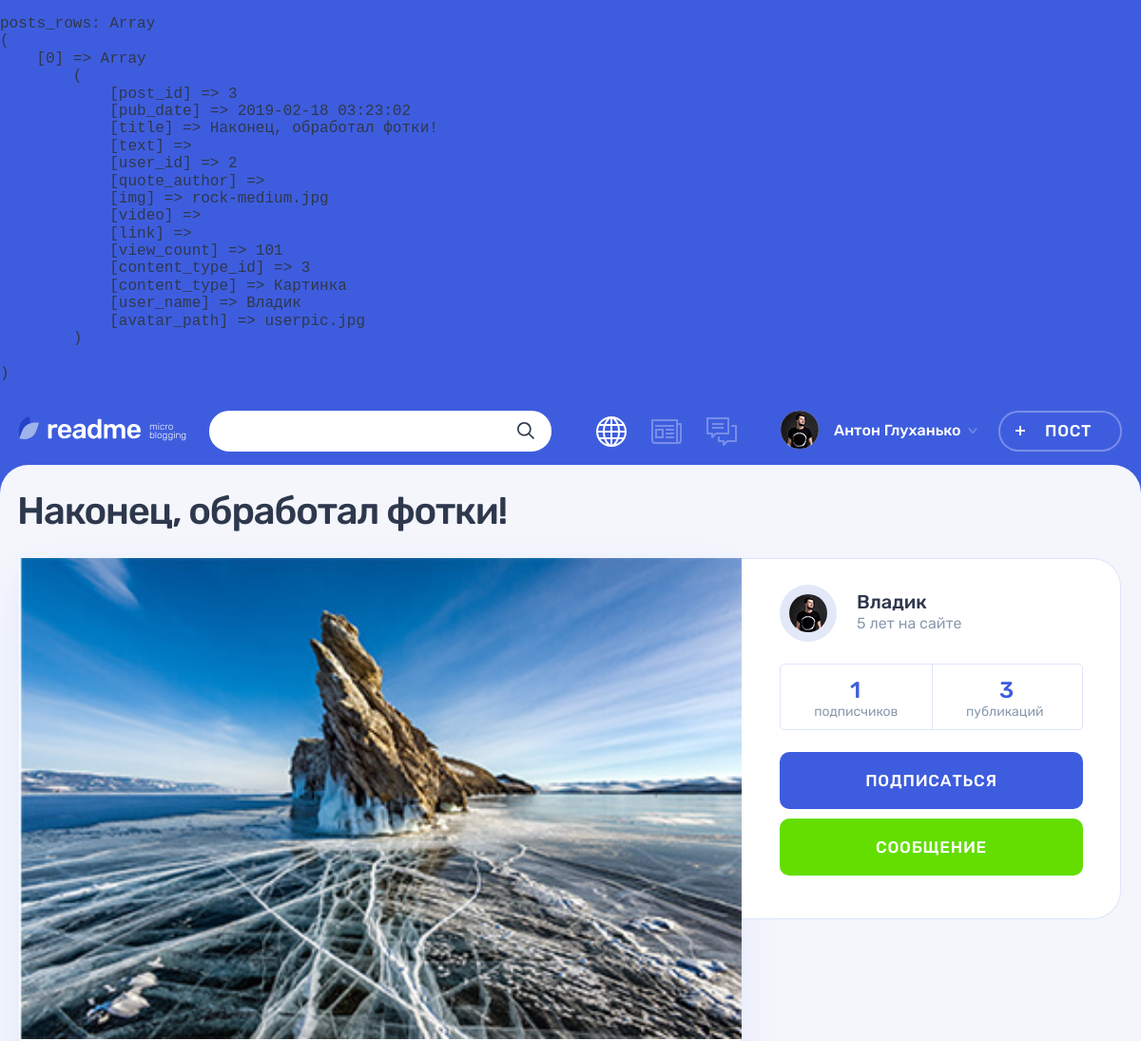
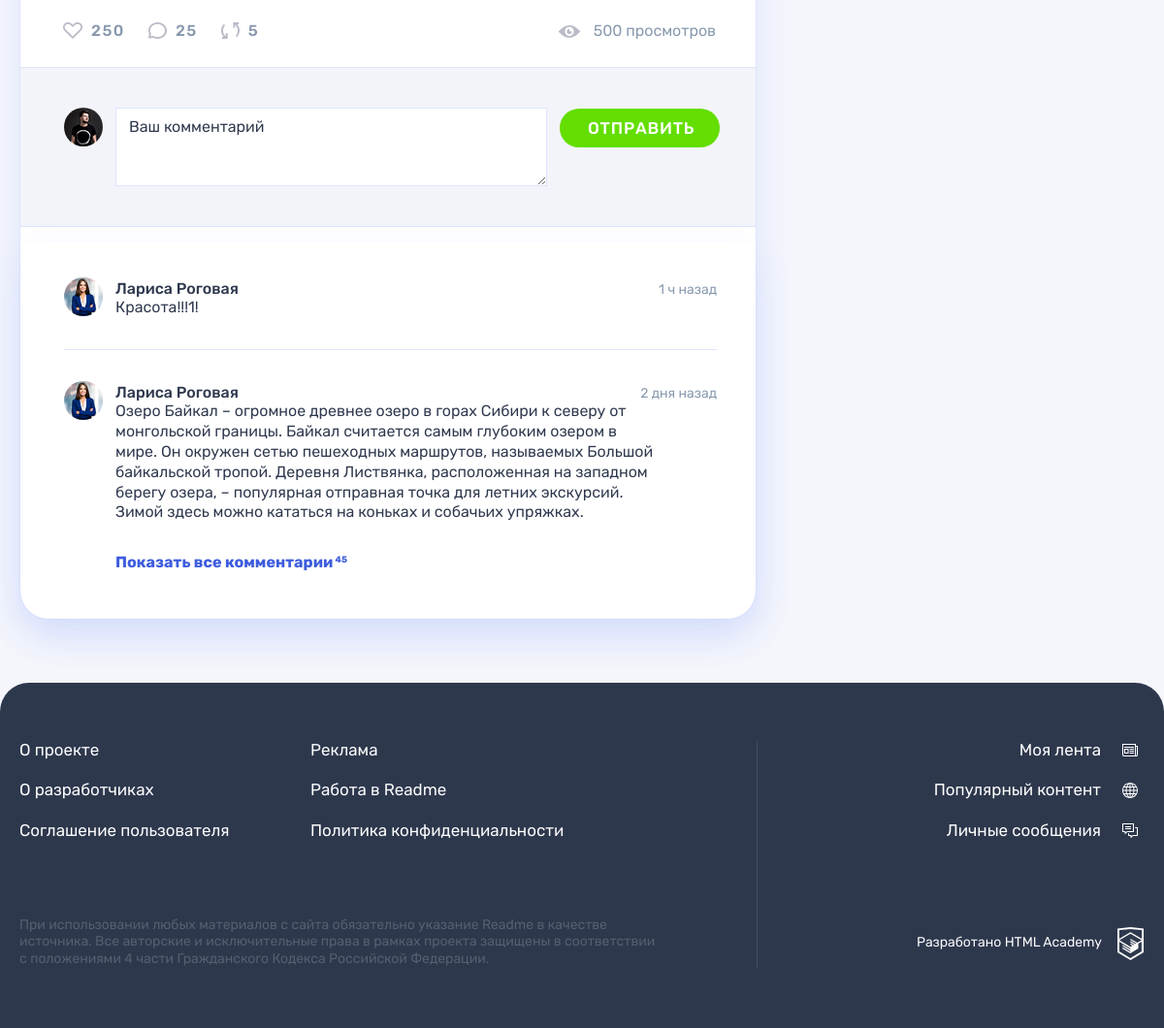
Page /post.php?post_id=3 on the committed database (2 pictures, top to bottom).
### tables this page shows
CREATE TABLE posts (
    post_id INT AUTO_INCREMENT PRIMARY KEY,
    pub_date DATETIME,
    title CHAR(64),
    text TEXT,
    user_id INT,
    quote_author CHAR(64),
    img CHAR(128),
    video CHAR(128),
    link CHAR(128),
    view_count INT,
    content_type_id INT,
    FOREIGN KEY (user_id) REFERENCES users(user_id),
    FOREIGN KEY (content_type_id) REFERENCES content_type(content_type_id)

);

CREATE TABLE users (
    user_id INT AUTO_INCREMENT PRIMARY KEY,
    reg_date DATETIME,
    email CHAR(128),
    user_name CHAR(64),
    password CHAR(64),
    avatar_path CHAR(128),
    contacts CHAR(128)
);

### helpers.php (called while the page is built, shortened)
<?php
function include_template($name, array $data = []) {
    $name = 'templates/' . $name;
    extract($data);
    require $name;
    $result = ob_get_clean();
    return $result;
}

### templates/post_tem.php (the view, shortened to what this page needs)
<!DOCTYPE html>
<html lang="ru">
<head>
    <link rel="stylesheet" href="../css/main.css">
</head>
<body class="page">
<header class="header">
    <div class="header__wrapper container">
        <div class="header__logo-wrapper">
            <a class="header__logo-link" href="../main.html">
                <img class="header__logo" src="../img/logo.svg" alt="Логотип readme" width="128" height="24">
            </a>
            <p class="header__topic">
                micro blogging
            </p>
        </div>
        <form class="header__search-form form" action="#" method="get">
            <div class="header__search">
                <input class="header__search-input form__input" type="search">
                <button class="header__search-button button" type="submit">
                    <svg class="header__search-icon" width="18" height="18">
                        <use xlink:href="#icon-search"></use>
                    </svg>
                </button>
            </div>
        </form>
        <div class="header__nav-wrapper">
            <nav class="header__nav">
                <ul class="header__my-nav">
                    <li class="header__my-page header__my-page--popular">
                        <a class="header__page-link header__page-link--active" title="Популярный контент">
                        </a>
                    </li>
                    <li class="header__my-page header__my-page--feed">
                        <a class="header__page-link" href="feed.html" title="Моя лента">
                        </a>
                    </li>
                    <li class="header__my-page header__my-page--messages">
                        <a class="header__page-link" href="messages.html" title="Личные сообщения">
                        </a>
                    </li>
                </ul>
                <ul class="header__user-nav">
                    <li class="header__profile">
                        <a class="header__profile-link" href="#">
                            <div class="header__avatar-wrapper">
                                <img class="header__profile-avatar" src="../img/userpic.jpg" alt="Аватар профиля">
                            </div>
                            <div class="header__profile-name">
                                <span>Антон Глуханько</span>
                                <svg class="header__link-arrow" width="10" height="6">
                                    <use xlink:href="#icon-arrow-right-ad"></use>
                                </svg>
                            </div>
                        </a>
                    </li>
                    <li>
                        <a class="header__post-button button button--transparent" href="adding-post.html">Пост</a>
                    </li>
                </ul>
            </nav>
        </div>
    </div>
</header>
<main class="page__main page__main--publication">
    <div class="container">
        <?php foreach ($posts_rows as $k => $v): ?>
        <h1 class="page__title page__title--publication"><?=$v['title'];?></h1>
        <section class="post-details">
            <div class="post-details__wrapper post-photo">
                <div class="post-details__main-block post post--details">
                    <?php if ($v['content_type'] == 'Картинка' ) :?>
                    <div class="post-details__image-wrapper post-photo__image-wrapper">
                        <img src="../img/<?=$v['img']?>" alt="Фото от пользователя" width="760" height="507">
                    </div>
                    <?php endif; ?>
                    <div class="post__indicators">
                        <div class="post__buttons">
                            <a class="post__indicator post__indicator--likes button" href="#" title="Лайк">
                                <svg class="post__indicator-icon" width="20" height="17">
                                    <use xlink:href="#icon-heart"></use>
                                </svg>
                                <span>250</span>
                            </a>
                            <a class="post__indicator post__indicator--comments button" href="#" title="Комментарии">
                                <svg class="post__indicator-icon" width="19" height="17">
                                    <use xlink:href="#icon-comment"></use>
                                </svg>
                                <span>25</span>
                            </a>
                            <a class="post__indicator post__indicator--repost button" href="#" title="Репост">
                                <svg class="post__indicator-icon" width="19" height="17">
                                    <use xlink:href="#icon-repost"></use>
                                </svg>
                                <span>5</span>
                            </a>
                        </div>
                        <span class="post__view">500 просмотров</span>
                    </div>
                    <div class="comments">
                        <form class="comments__form form" action="#" method="post">
                            <div class="comments__my-avatar">
                                <img class="comments__picture" src="../img/userpic.jpg" alt="Аватар пользователя">
                            </div>
                            <textarea class="comments__textarea form__textarea" placeholder="Ваш комментарий"></textarea>
                            <button class="comments__submit button button--green" type="submit">Отправить</button>
                        </form>
                        <div class="comments__list-wrapper">
                            <ul class="comments__list">
                                <li class="comments__item user">
                                    <div class="comments__avatar">
                                        <a class="user__avatar-link" href="#">
                                            <img class="comments__picture" src="../img/userpic-larisa.jpg" alt="Аватар пользователя">
                                        </a>
                                    </div>
                                    <div class="comments__info">
                                        <div class="comments__name-wrapper">
                                            <a class="comments__user-name" href="#">
                                                <span>Лариса Роговая</span>
                                            </a>
                                            <time class="comments__time" datetime="2019-03-20">1 ч назад</time>
                                        </div>
                                        <p class="comments__text">
                                            Красота!!!1!
                                        </p>
                                    </div>
                                </li>
                                <li class="comments__item user">
                                    <div class="comments__avatar">
                                        <a class="user__avatar-link" href="#">
                                            <img class="comments__picture" src="../img/userpic-larisa.jpg" alt="Аватар пользователя">
                                        </a>
                                    </div>
                                    <div class="comments__info">
                                        <div class="comments__name-wrapper">
                                            <a class="comments__user-name" href="#">
                                                <span>Лариса Роговая</span>
                                            </a>
                                            <time class="comments__time" datetime="2019-03-18">2 дня назад</time>
                                        </div>
                                        <p class="comments__text">
                                            Озеро Байкал – огромное древнее озеро в горах Сибири к северу от монгольской границы. Байкал считается самым глубоким озером в мире. Он окружен сетью пешеходных маршрутов, называемых Большой байкальской тропой. Деревня Листвянка, расположенная на западном берегу озера, – популярная отправная точка для летних экскурсий. Зимой здесь можно кататься на коньках и собачьих упряжках.
                                        </p>
                                    </div>
                                </li>
                            </ul>
                            <a class="comments__more-link" href="#">
                                <span>Показать все комментарии</span>
                                <sup class="comments__amount">45</sup>
                            </a>
                        </div>
                    </div>
                </div>
                <div class="post-details__user user">
                    <div class="post-details__user-info user__info">
                        <div class="post-details__avatar user__avatar">
                            <a class="post-details__avatar-link user__avatar-link" href="#">
                                <img class="post-details__picture user__picture" src="../img/<?= $v['avatar_path'] ?>" alt="Аватар пользователя">
                            </a>
                        </div>
                        <div class="post-details__name-wrapper user__name-wrapper">
                            <a class="post-details__name user__name" href="#">
                                <span><?= $v['user_name'] ?></span>
                            </a>
                            <time class="post-details__time user__time" datetime="2014-03-20">5 лет на сайте</time>
                        </div>
                    </div>
                    <div class="post-details__rating user__rating">
                        <p class="post-details__rating-item user__rating-item user__rating-item--subscribers">
                            <span class="post-details__rating-amount user__rating-amount">
                                <?=$user_followers_count?>
                            </span>
                            <span class="post-details__rating-text user__rating-text">подписчиков</span>
                        </p>
                        <p class="post-details__rating-item user__rating-item user__rating-item--publications">
                            <span class="post-details__rating-amount user__rating-amount">
                                <?=$user_post_count ?>
                                </span>
                            <span class="post-details__rating-text user__rating-text">публикаций</span>
                        </p>
                    </div>
                    <div class="post-details__user-buttons user__buttons">
                        <button class="user__button user__button--subscription button button--main" type="button">Подписаться</button>
                        <a class="user__button user__button--writing button button--green" href="#">Сообщение</a>
                    </div>
                </div>
            </div>
        </section>
        <?php endforeach; ?>
    </div>
</main>
<footer class="footer">
    <div class="footer__wrapper">
        <div class="footer__container container">
            <div class="footer__site-info">
                <div class="footer__site-nav">
                    <ul class="footer__info-pages">
                        <li class="footer__info-page">
                            <a class="footer__page-link" href="#">О проекте</a>
                        </li>
                        <li class="footer__info-page">
                            <a class="footer__page-link" href="#">Реклама</a>
                        </li>
                        <li class="footer__info-page">
                            <a class="footer__page-link" href="#">О разработчиках</a>
                        </li>
                        <li class="footer__info-page">
                            <a class="footer__page-link" href="#">Работа в Readme</a>
                        </li>
                        <li class="footer__info-page">
                            <a class="footer__page-link" href="#">Соглашение пользователя</a>
                        </li>
                        <li class="footer__info-page">
                            <a class="footer__page-link" href="#">Политика конфиденциальности</a>
                        </li>
                    </ul>
                </div>
                <p class="footer__license">
                    При использовании любых материалов с сайта обязательно указание Readme в качестве источника. Все авторские и исключительные права в рамках проекта защищены в соответствии с положениями 4 части Гражданского Кодекса Российской Федерации.
                </p>
            </div>
            <div class="footer__my-info">
                <ul class="footer__my-pages">
                    <li class="footer__my-page footer__my-page--feed">
                        <a class="footer__page-link" href="feed.html">Моя лента</a>
                    </li>
                    <li class="footer__my-page footer__my-page--popular">
                        <a class="footer__page-link" href="popular.html">Популярный контент</a>
                    </li>
                    <li class="footer__my-page footer__my-page--messages">
                        <a class="footer__page-link" href="messages.html">Личные сообщения</a>
                    </li>
                </ul>
                <div class="footer__copyright">
                    <a class="footer__copyright-link" href="https://htmlacademy.ru">
                        <span>Разработано HTML Academy</span>
                        <svg class="footer__copyright-logo" width="27" height="34">
                            <use xlink:href="#icon-htmlacademy"></use>
                        </svg>
                    </a>
                </div>
            </div>
        </div>
    </div>
</footer>
</body>
</html>

### rows in the picture
posts: title "Наконец, обработал фотки!", img (picture), user.avatar_path (picture), user.user_name "Владик"
